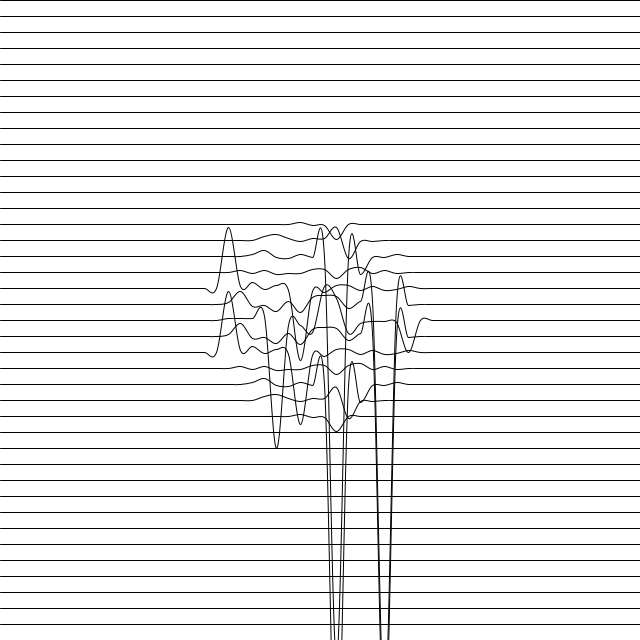
Frame 1 (no input)
Frame 60 (the mouse pressed at the canvas centre just before this capture): identical to frame 1, image omitted
Frame 120 (the mouse held since frame 60 and released just before this capture): identical to frame 1, image omitted

The Processing sketch that drew this single still picture (run headless with seeded random() and noise(); from frame 60 on, the mouse is pressed at the canvas centre):

// Processing sketch: waves
// ── waves.pde
void setup() {
    size(640, 640);
}

void draw() {
    background(255);

    int numLines = 40;

    stroke(0);
    /* strokeWeight(4); */

    noFill();
    for(float i = 0; i <= numLines; i++) {
        float y = i * (height / (numLines -1));

        beginShape();
        curveVertex(0, y);
        for(float j = 0; j < width; j += 2) {
            float x = j * (width / 100);

            float xOffset;
            float yOffset;
            float distToCenter = dist(x, y, width/2, height/2);
            float distToMiddle = dist(x, y, width/2, y);
            float radius = 100;

            if(distToCenter < radius) {
                xOffset = 0;
                yOffset = 100 / (distToCenter * sin(distToCenter));
            }
            else {
                xOffset = 0;
                yOffset = 0;
            }

            curveVertex(x + xOffset, y + yOffset);
        }
        endShape();
    }

}
